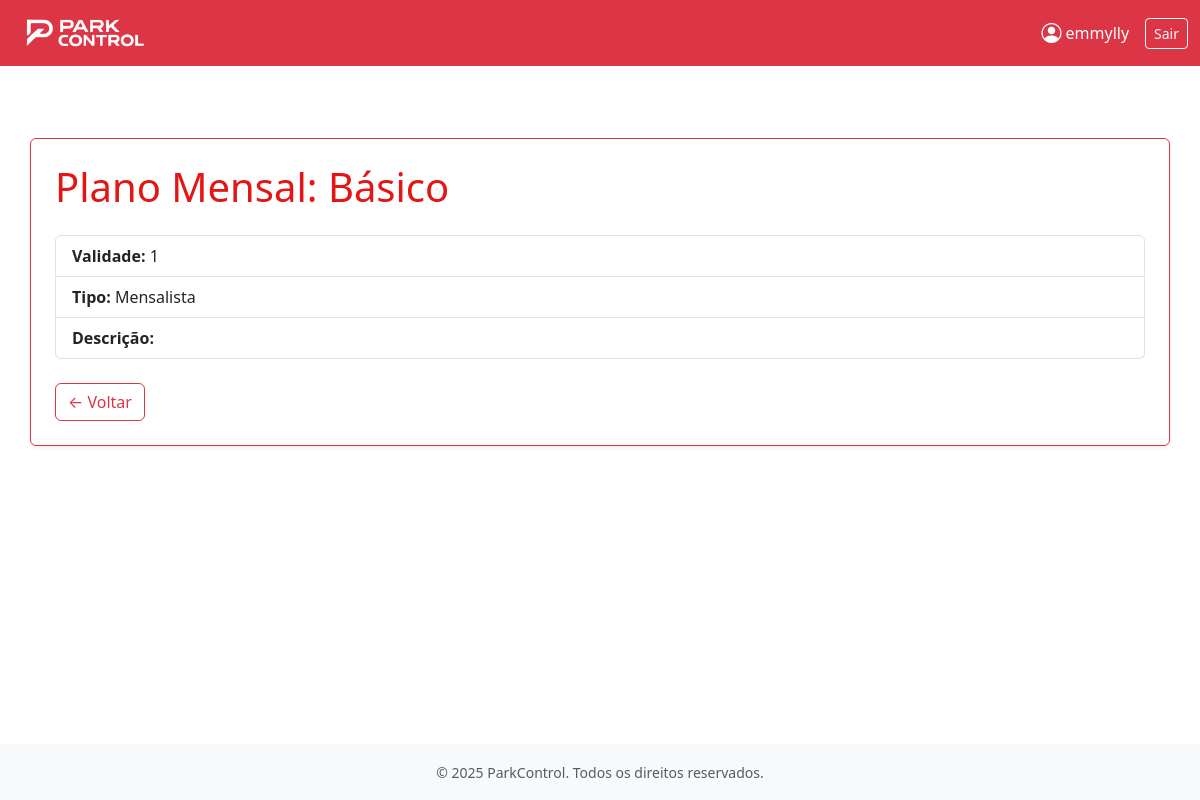
The app's page /planos/planos/mensais/visualizar/1/ (signed in), older data.
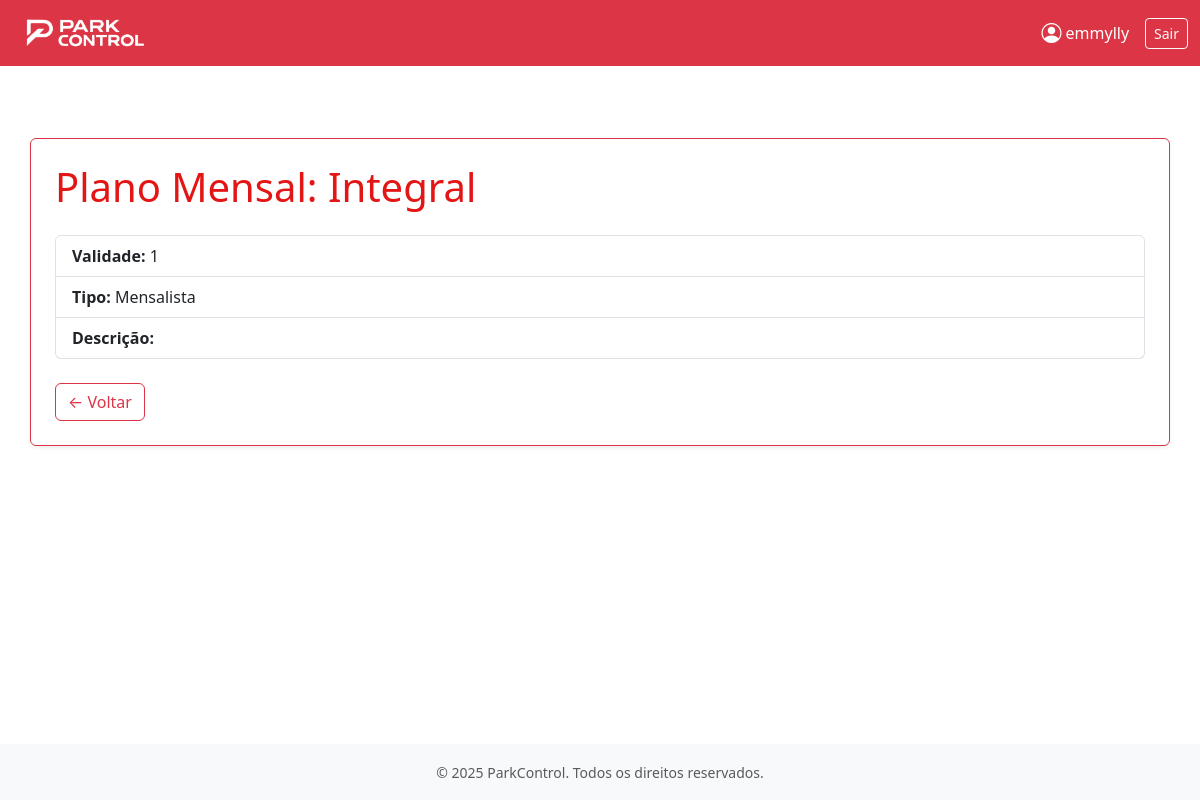
The same page, newer data.
### apps/planos/models.py (models this page shows, shortened)
class Planos(models.Model):
    TIPO_PLANO_CHOICES = [
        ('Mensalista', 'Mensalista'),
        ('Diarista', 'Diarista'),
    ]
    TIPO_MENSAL_CHOICES = [
        ('Mensal', 'Mensal'),
        ('Anual','Anual')
    ]
    STATUS_CHOICES = [
        ('Ativo', 'Ativo'),
        ('Inativo', 'Inativo'),
    ]
    nome = models.CharField( max_length=50, blank=False, null=False)
    validade = models.PositiveIntegerField(blank=False, null=False)
    descricao = models.TextField(blank=True)
    data_criacao = models.DateTimeField(auto_now_add=True)
    ultima_alteracao = models.DateTimeField(auto_now=True)
    tipo_plano = models.CharField(max_length=20, choices=TIPO_PLANO_CHOICES, blank=False, null=False)
    status = models.CharField(max_length=20, choices=STATUS_CHOICES, blank=True, null=True,default='Ativo')
    valor_diaria = models.DecimalField(max_digits=10, decimal_places=2, blank=True, null=True)
    valor = models.DecimalField(max_digits=10, decimal_places=2, blank=True, null=True)
    tipo_mensal  = models.CharField(max_length=20, choices=TIPO_MENSAL_CHOICES, blank=True, null=True)

### apps/planos/views.py (the view)
# urls.py: path('planos/mensais/visualizar/<int:id>/', views.visualizar_plano_mensal, name='visualizar_plano_mensal'),
@login_required
def visualizar_plano_mensal(request, id):
    plano = get_object_or_404(Planos, id=id, tipo_plano='Mensalista')
    return render(request, 'planos/mensais/visualizar_plano_mensal.html', {'plano': plano})

### apps/planos/templates/planos/mensais/visualizar_plano_mensal.html (shortened to what this page needs)
{% extends 'base.html' %}
{% block content %}
<div class="container mt-5 p-4 border border-danger rounded shadow-sm">
    <h1 class="mb-4" style="color: #E41515;">Plano Mensal: {{ plano.nome }}</h1>
    <ul class="list-group">
        <li class="list-group-item"><strong>Validade:</strong> {{ plano.validade }}</li>
        <li class="list-group-item"><strong>Tipo:</strong> {{ plano.tipo_plano }}</li>
        <li class="list-group-item"><strong>Descrição:</strong> {{ plano.descricao }}</li>
    </ul>
    <a href="{% url 'planos:listar_planos_mensais' %}" class="btn btn-outline-danger mt-4">← Voltar</a>
</div>
{% endblock %}

Row changes from the older to the newer data that the page shows:
changed Planos "Mensalista": nome "Básico" → "Integral"
